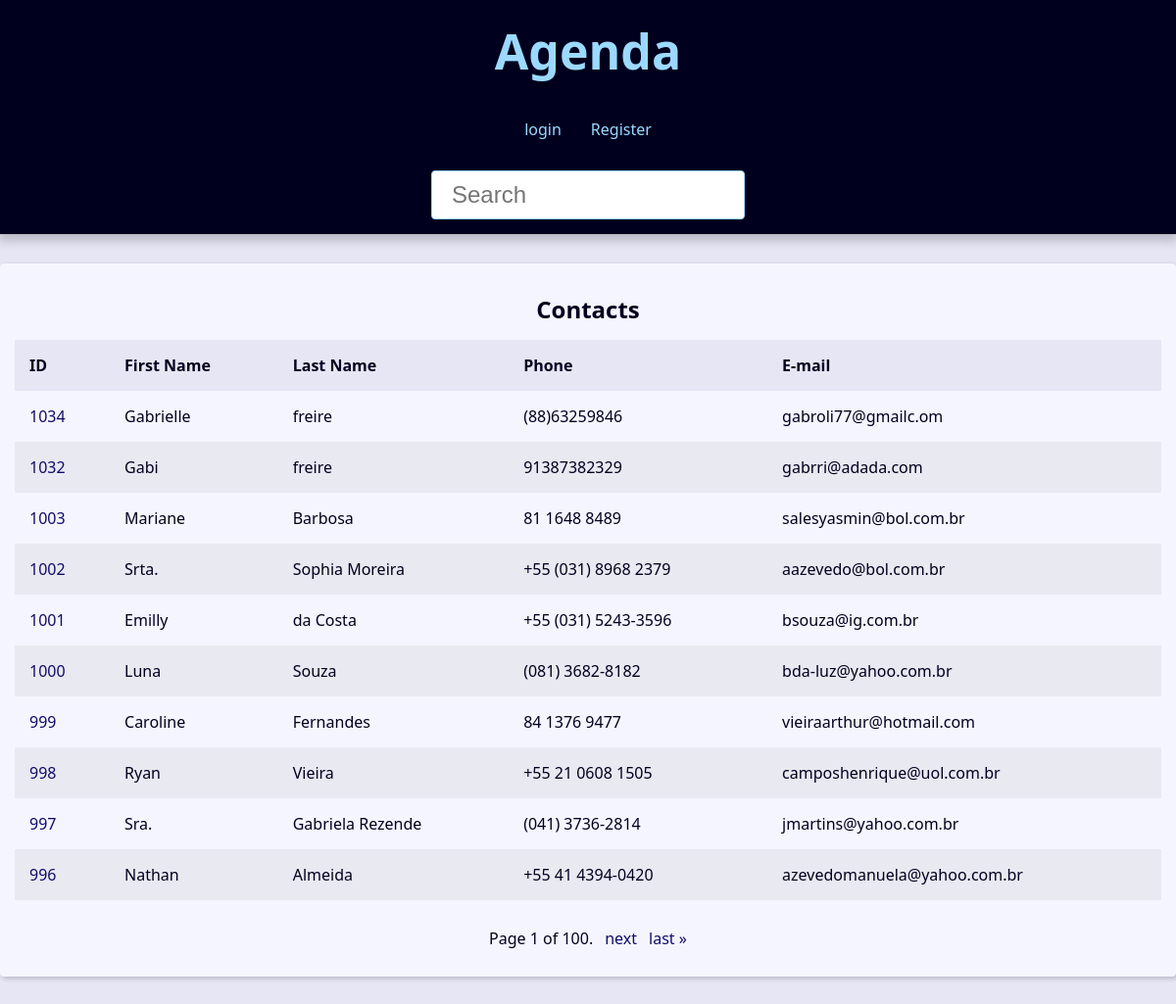
Before: / with the older database file.
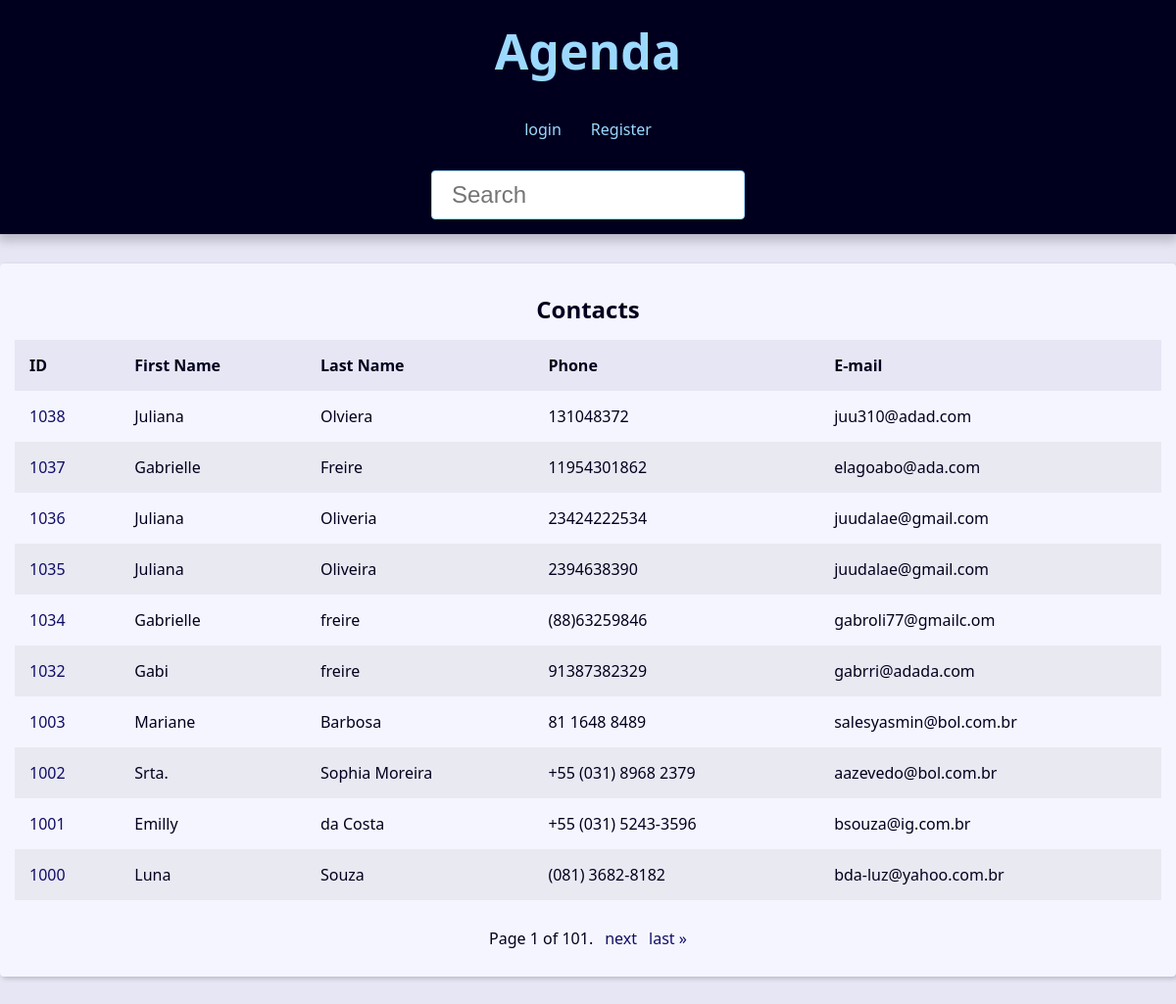
After: the same page with the newer database file.
### contact/models.py (models this page shows, shortened)
class Contact(models.Model):
    first_name = models.CharField(max_length=50)
    last_name = models.CharField(max_length=50, blank=True)
    phone = models.CharField(max_length=50)
    email = models.EmailField(max_length=254, blank=True)
    created_date = models.DateTimeField(default=timezone.now)
    description = models.TextField(blank=True)
    show = models.BooleanField(default=True)
    picture = models.ImageField(blank=True, upload_to='pictures/%Y/%m/')
    category = models.ForeignKey(
        Category,
        on_delete=models.SET_NULL,
        blank=True, null=True
    )
    owner = models.ForeignKey(
        User,
        on_delete=models.SET_NULL,
        blank=True, null=True
    )

### contact/views/contact_views.py (the view)
# urls.py: path('', views.index, name='index'),
def index(request):
    contacts = Contact.objects \
        .filter(show=True)\
        .order_by('-id')
    paginator = Paginator(contacts, 10)
    page_number = request.GET.get("page")
    page_obj = paginator.get_page(page_number)
    context = {
        'page_obj': page_obj,
        'site_title': 'Contatos - '
    }
    return render(
        request,
        'contact/index.html',
        context
    )

### contact/templates/contact/index.html
{% extends 'global/base.html' %}
{% block content %}
  {% if page_obj %}
    <div class="responsive-table">
      <table class="contacts-table">
        <caption class="table-caption ">
          Contacts
        </caption>
        <thead>
          <tr class="table-row table-row-header">
            <th class="table-header">ID</th>
            <th class="table-header">First Name</th>
            <th class="table-header">Last Name</th>
            <th class="table-header">Phone</th>
            <th class="table-header">E-mail</th>
          </tr>
        </thead>
        <tbody>
          {% for contact in page_obj %}
            <tr class="table-row">
              <td class="table-cel">
                <a
                  class="table-link"
                  href="{% url 'contact:contact' contact.id %}"
                >
                  {{ contact.id }}
                </a>
              </td>
              <td class="table-cel">
                {{ contact.first_name }}
              </td>
              <td class="table-cel">
                {{ contact.last_name }}
              </td>
              <td class="table-cel">
                {{ contact.phone }}
              </td>
              <td class="table-cel">
                {{ contact.email }}
              </td>
            </tr>
          {% endfor %}
        </tbody>
      </table>
    </div>
  {% else %}
    <div class="single-contact">
      <h1 class="single-contact-name">
        Nenhum contato encontrado.
      </h1>
    </div>
  {% endif %}
{% endblock content %}

### base_templates/global/base.html (shortened to what this page needs)
<html lang="pt-BR">
<head>
  {% include "global/partials/_head.html" %}
</head>
<body>
  {% include "global/partials/_header.html" %}
  <main class="content">
    {% block content %}{% endblock content %}
    {% include 'global/partials/_pagination.html' %}
  </main>
</body>
</html>

### base_templates/global/partials/_head.html (shortened to what this page needs)
{% load static %}
<link rel="stylesheet" href="{% static 'global/css/style.css' %}">

### base_templates/global/partials/_header.html
<header class="header">
  <h1 class="header-heading">
    <a href="{% url 'contact:index' %}" class="header-link">
      Agenda
    </a>
  </h1>
  <nav class="menu">
    <ul class="menu-list">
      {% if user.is_authenticated %}
        <li class="menu-item">
          <a href="{% url "contact:create" %}" class="menu-link">Create</a>
        </li>
        <li class="menu-item">
          <a href="{% url "contact:user_update" %}" class="menu-link">Profile</a>
        </li>
        <li class="menu-item">
          <a href="{% url "contact:logout" %}" class="menu-link">Logout</a>
        </li>
        {% else %}
        <li class="menu-item">
          <a href="{% url "contact:login" %}" class="menu-link">login</a>
        </li>
        <li class="menu-item">
          <a href="{% url "contact:register" %}" class="menu-link">Register</a>
        </li>
      {% endif %}
    </ul>
  </nav>
  <div class="search">
    <form
      action="{% url 'contact:search' %}"
      method="GET"
    >
      <input
        type="search"
        class="search-input"
        placeholder="Search"
        id="search"
        name="q"
        value="{{ request.GET.q.strip }}"
      >
    </form>
  </div>
</header>

### base_templates/global/partials/_pagination.html (shortened to what this page needs)
{% if page_obj %}
    <div class="pagination">
        <span class="step-links">
            <span class="current">
                Page {{ page_obj.number }} of {{ page_obj.paginator.num_pages }}.
            </span>
            {% if page_obj.has_next %}
                <a href="?page={{ page_obj.next_page_number }}&q={{request.GET.q.strip }}">next</a>
                <a href="?page={{ page_obj.paginator.num_pages }}&q={{request.GET.q.strip }}">last &raquo;</a>
            {% endif %}
        </span>
    </div>
{% endif %}

### base_static/global/css/style.css (style rules this page uses)
:root { --spacing: 1.5rem; --link-dark-color: rgb(16, 13, 102); --link-light-color: rgb(156, 217, 255); --clr-white: rgb(245, 245, 255); --clr-black: rgb(0, 0, 30); --clr-light-gray: rgb(230, 230, 245); --clr-dark-shadow-5: rgba(0, 0, 10, 5%); --clr-dark-shadow-10: rgba(0, 0, 10, 10%); --clr-dark-shadow-20: rgba(0, 0, 10, 20%); --clr-light-shadow-5: rgba(200, 200, 255, 5%); --clr-light-shadow-10: rgba(200, 200, 255, 10%); --clr-light-shadow-20: rgba(200, 200, 255, 20%); --main-page-width: 120rem; --table-min-width: 60rem; --biggest-font-size: 5rem; --bigger-font-size: 4rem; --big-font-size: 3.2rem; --medium-font-size: 2.4rem; --small-font-size: 1.6rem; --smaller-font-size: 1.4rem; --smallest-font-size: 1.2rem; --transition-fast: 300ms; --transition-medium: 600ms; --transition-slow: 1s; --default-border-radius: 4px; }
*, *::before, *::after { margin: 0; padding: 0; box-sizing: border-box; }
html { font-size: 62.5%; }
body { font-family: system-ui, -apple-system, BlinkMacSystemFont, 'Segoe UI', Roboto, Oxygen, Ubuntu, Cantarell, 'Open Sans', 'Helvetica Neue', sans-serif; line-height: 1.5; font-size: var(--small-font-size); color: var(--clr-black); -webkit-font-smoothing: antialiased; background: var(--clr-light-gray); }
.header { background: var(--clr-black); padding: var(--spacing); box-shadow: 0 5px 10px 2px var(--clr-dark-shadow-20); z-index: 1; position: relative; }
.header-heading { font-size: var(--biggest-font-size); text-align: center; }
.header-link { color: var(--link-light-color); text-decoration: none; transition: filter var(--transition-fast) ease-in-out; }
.menu { margin: var(--spacing); }
.menu-list { list-style: none; display: flex; justify-content: center; flex-flow: row wrap; }
.menu-link { display: block; padding: var(--spacing); color: var(--link-light-color); text-decoration: none; transition: background-color var(--transition-fast) ease-in-out; border-radius: var(--default-border-radius); }
.content { max-width: var(--main-page-width); margin: calc(var(--spacing) * 2) auto; padding: var(--spacing); background: var(--clr-white); box-shadow: 2px 2px 5px var(--clr-dark-shadow-20); border-radius: var(--default-border-radius); }
.responsive-table { width: 100%; overflow-x: auto; }
.contacts-table { width: 100%; min-width: var(--table-min-width); border-collapse: collapse; }
.table-caption { font-size: var(--medium-font-size); font-weight: bold; padding: var(--spacing); }
.table-row { text-align: left; text-overflow: ellipsis; transition: background-color var(--transition-fast) ease-in-out; }
.table-row:nth-of-type(2n) { background: var(--clr-dark-shadow-5); }
.table-row-header { background: var(--clr-light-gray); color: var(--clr-black); }
.table-cel, .table-header { padding: var(--spacing); }
.table-link { color: var(--link-dark-color); transition: color var(--transition-fast) ease-in-out; text-decoration: none; }
.pagination { margin-top: var(--spacing); display: flex; justify-content: center; padding: calc(var(--spacing) * 0.8); font-size: var(--small-font-size); }
.pagination .step-links { display: flex; gap: calc(var(--spacing) * 0.8); }
.pagination .step-links a { color: var(--link-dark-color); transition: color var(--transition-fast) ease-in-out; text-decoration: none; display: block; }
.search { display: flex; justify-content: center; }
.search-input { font-size: var(--medium-font-size); padding: 1rem 2rem; width: 100%; max-width: 32rem; border-radius: var(--default-border-radius); border: 1px solid var(--link-light-color); }

Changed rows visible on the page:
no longer on this page (row unchanged): Contact: id "999", first_name "Caroline", last_name "Fernandes", phone "84 1376 9477", email "vieiraarthur@hotmail.com"
no longer on this page (row unchanged): Contact: id "998", first_name "Ryan", last_name "Vieira", phone "+55 21 0608 1505", email "camposhenrique@uol.com.br"
no longer on this page (row unchanged): Contact: id "997", first_name "Sra.", last_name "Gabriela Rezende", phone "(041) 3736-2814", email "jmartins@yahoo.com.br"
no longer on this page (row unchanged): Contact: id "996", first_name "Nathan", last_name "Almeida", phone "+55 41 4394-0420", email "azevedomanuela@yahoo.com.br"
added Contact: id "1038", first_name "Juliana", last_name "Olviera", phone "131048372", email "juu310@adad.com"
added Contact: id "1037", first_name "Gabrielle", last_name "Freire", phone "11954301862", email "elagoabo@ada.com"
added Contact: id "1036", first_name "Juliana", last_name "Oliveria", phone "23424222534", email "juudalae@gmail.com"
added Contact: id "1035", first_name "Juliana", last_name "Oliveira", phone "2394638390", email "juudalae@gmail.com"
Other visible differences:
{{ page_obj.paginator.num_pages }}: "100" → "101"
